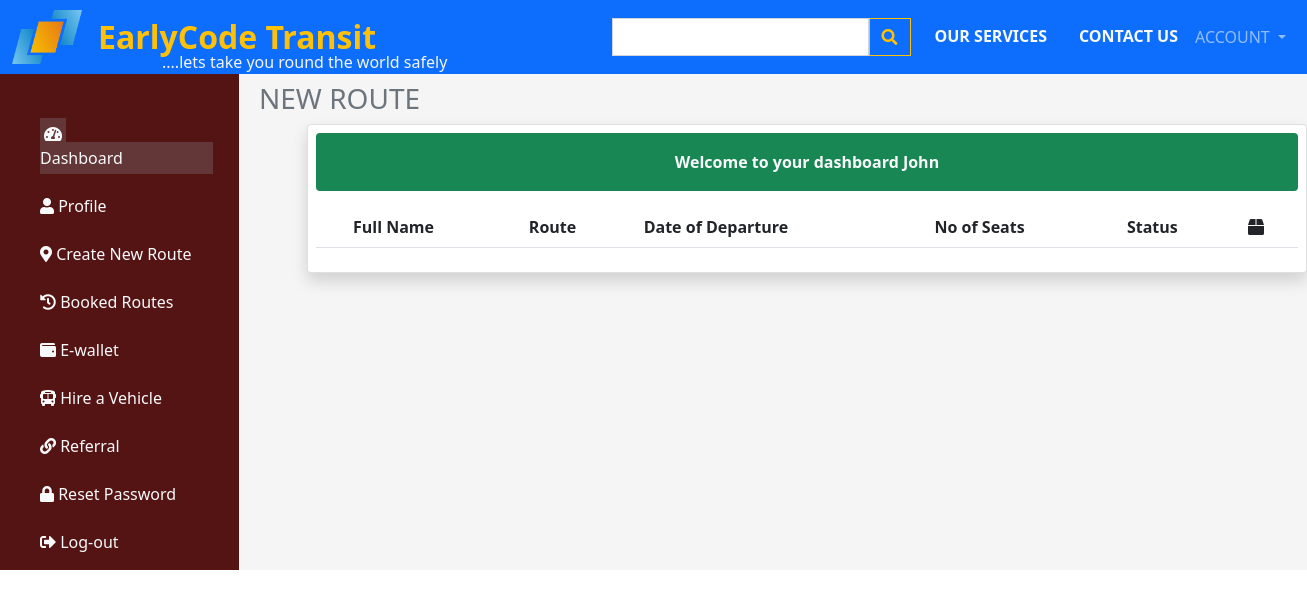
The page /portal/booked-routes.php (signed in) on the database as committed earlier.
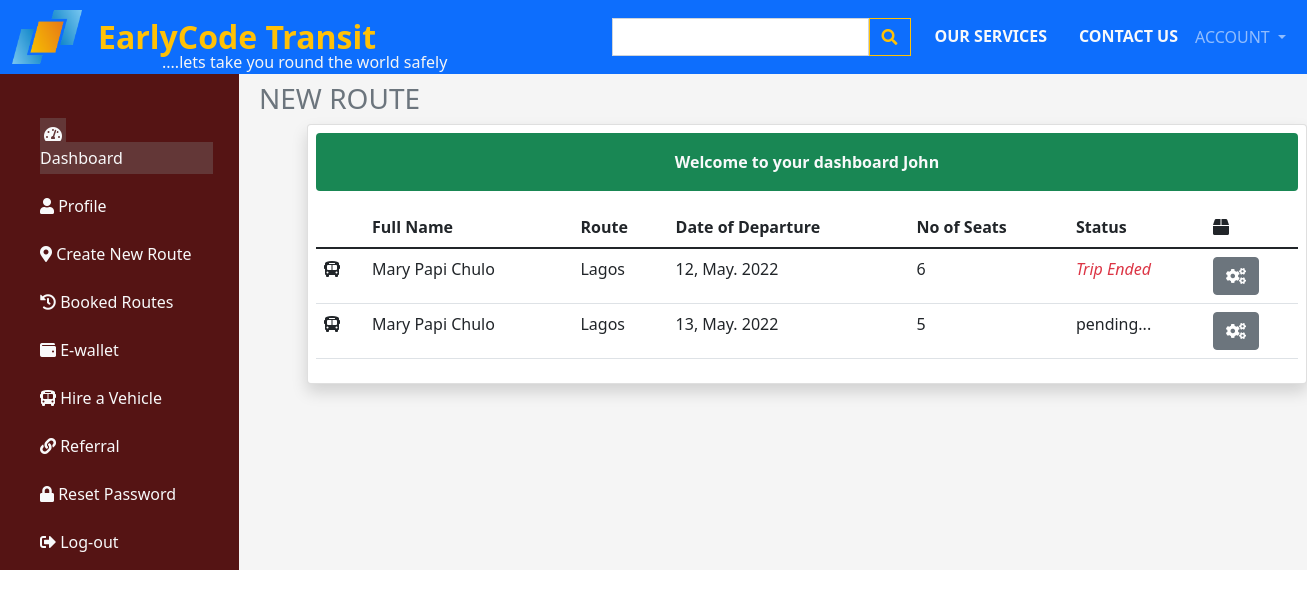
The same page on the database as committed later.
### tables this page shows
CREATE TABLE `booked_routes` (
  `id` int(11) NOT NULL,
  `userid` varchar(11) NOT NULL,
  `full_name` varchar(100) NOT NULL,
  `booked_route` varchar(30) NOT NULL,
  `no_of_seats` varchar(30) NOT NULL,
  `date_of_departure` varchar(30) NOT NULL,
  `booking_status` varchar(50) NOT NULL,
  `date_created` datetime NOT NULL
);

### portal/booked-routes.php (the view, shortened to what this page needs)
<?php
    require_once '../assets/config/db-connect.php';
    require_once '../assets/includes/sessions.php';
    require_once '../assets/includes/portal_header.php';
?>
<div>
                <h5 class="mt-2 fs-3 fw-b text-secondary">NEW ROUTE</h5>
                <div class="card ms-5 p-2 shadow" style=" width: 1000px;">
                    <?php
                        echo successMessage();
                        if ($_SESSION['role'] === 'admin') {
                    ?>
                    <div class="table-responsive-md">
                            <table class="table">
                                <thead>
                                <tr>
                                    <th scope="col"></th>
                                    <th scope="col">Full Name</th>
                                    <th scope="col">Route</th>
                                    <th scope="col text-nowrap">Date of Departure</th>
                                    <th scope="col text-nowrap">No of Seats</th>
                                    <th scope="col">Status</th>
                                    <th scope="col"><i class="fas fa-box"></i></th>
                                </tr>
                                </thead>
                                <tbody>
                                <?php
                                    $sql = "SELECT * FROM booked_routes";
                                    $query = mysqli_query($connection,$sql);
                                    while($row = mysqli_fetch_assoc($query)){
                                ?>
                                <tr>
                                    <th scope="row"><i class="fas fa-bus-alt"></i></th>
                                    <td><?php echo $row['full_name']; ?></td>
                                    <td><?php echo $row['booked_route']; ?></td>
                                    <td>
                                        <?php
                                            $date = date_create($row['date_of_departure']);
                                            echo date_format($date,'j, M. Y');
                                        ?>
                                    </td>
                                    <td><?php echo $row['no_of_seats']; ?></td>
                                    <td><?php echo $row['booking_status']; ?></td>
                                    <td>
                                        <div class="dropdown">
                                            <button class="btn btn-secondary" type="button" id="dropdownMenuButton1" data-bs-toggle="dropdown" aria-expanded="false">
                                            <i class="fas fa-cogs"></i>
                                            </button>
                                        </div>
                                    </td>
                                </tr>
                                <?php } ?>
                                </tbody>
                            </table>
                    </div>
                    <?php } ?>
                </div>
</section>
</body>
</html>

### assets/includes/portal_header.php (shortened to what this page needs)
<!DOCTYPE html>
<html lang="en">
<head>
    <link rel="stylesheet" href="../assets/css/bootstrap.min.css">
    <link rel="stylesheet" href="../assets/fonts/css/all.css">
    <link rel="stylesheet" href="../assets/css/bootstrap.min.css">
</head>
<body>
    <section>
        <nav class="navbar navbar-expand-lg navbar-dark bg-primary">
            <div class="container-fluid">
                <img src="../assets/img/earlycode_logo.jpg" width="70px" alt="">
              <a class="navbar-brand fs-2 ms-3 fw-bold text-warning" href="#">EarlyCode Transit</a>
              <span class="span-text" style="position: absolute; top: 0; margin-left: 150px; margin-top: 50px; color: whitesmoke;">....lets take you round the world safely</span>
              <div class="collapse navbar-collapse justify-content-end" id="navbarNavDropdown">
                <form action="dashboard" method="post">
                  <div class="d-flex">
                    <input type="text" name="search" class="form-control rounded-0">
                    <button name="searchBtn" class="btn btn-outline-warning rounded-0">
                        <i class="fas fa-search"></i>
                    </button>
                  </div>
                </form>
                <ul class="navbar-nav">
                  <li class="nav-item">
                    <a class="nav-link fw-bold ms-3  text-light" href="#">OUR SERVICES</a>
                  </li>
                  <li class="nav-item">
                    <a class="nav-link fw-bold ms-3 text-light" href="#">CONTACT US</a>
                  </li>
                  <li class="nav-item dropdown">
                    <a class="nav-link dropdown-toggle btn btn-oultine-light " href="#" id="navbarDropdownMenuLink" role="button" data-bs-toggle="dropdown" aria-expanded="false">
                     ACCOUNT
                    </a>
                  </li>
                </ul>
              </div>
            </div>
          </nav>
    </section>
    <section class="section" style="background-color: whitesmoke;">
    <div style="display: flex; gap: 20px;">
            <div style="background-color: rgb(85, 20, 20);">
                    <div class="ps-2 pe-3 pt-5">
                      <ul style="list-style: none;">
                        <li  style="margin-left: 0;">
                        <a href="dashboard" class="card-link text-light text-decoration-none" style=" padding-top: 5px; padding-bottom: 5px; padding-right: 90px; margin-left: 0; background-color: rgb(99, 55, 55);"><i class="fas fa-tachometer-alt me-1 ps-1"></i> Dashboard</a></li>
                        <li class="mt-4"><a href="profile" class="card-link text-light text-decoration-none"><i class="fas fa-user"></i> Profile</a></li>
                        <?php if($_SESSION['role'] == 'admin') {?>
                          <li class="mt-4"><a href="route" class="card-link text-light text-decoration-none"><i class="fas fa-map-marker-alt"></i> Create New Route</a></li>
                          <?php } ?>
                        <li class="mt-4"><a href="booked-routes" class="card-link text-light text-decoration-none"><i class="fas fa-history"></i> Booked Routes</a></li>
                        <li class="mt-4"><a href="#" class="card-link text-light text-decoration-none"><i class="fas fa-wallet"> </i>  E-wallet</a></li>
                        <li class="mt-4"><a href="route" class="card-link text-light text-decoration-none"><i class="fas fa-bus-alt"></i> Hire a Vehicle</a></li>
                        <li class="mt-4"><a href="#" class="card-link text-light text-decoration-none"><i class="fas fa-link"></i> Referral</a></li>
                        <li class="mt-4"><a href="#" class="card-link text-light text-decoration-none"><i class="fas fa-lock"></i> Reset Password</a></li>
                        <li class="mt-4"><a href="#" class="card-link text-light text-decoration-none"><i class="fas fa-sign-out-alt"></i> Log-out</a></li>
                      </ul>
                    </div>
              </div>

### assets/includes/sessions.php (shortened to what this page needs)
<?php
    function successMessage(){
        if (isset($_SESSION['successmessage'])) {
            $message = "<div class=\"alert text-center text-light fw-bold bg-success\" role=\"alert\">";
            $message .= htmlentities($_SESSION['successmessage']);
            $message .= "</div>";
            return $message;
         }
    }

Rows that differ between the two databases and show on the page:
added booked_routes: full_name "Mary Papi Chulo", booked_route "Lagos", date_of_departure "12, May. 2022", no_of_seats "6", booking_status "Trip Ended"
added booked_routes: full_name "Mary Papi Chulo", booked_route "Lagos", date_of_departure "13, May. 2022", no_of_seats "5", booking_status "pending..."
